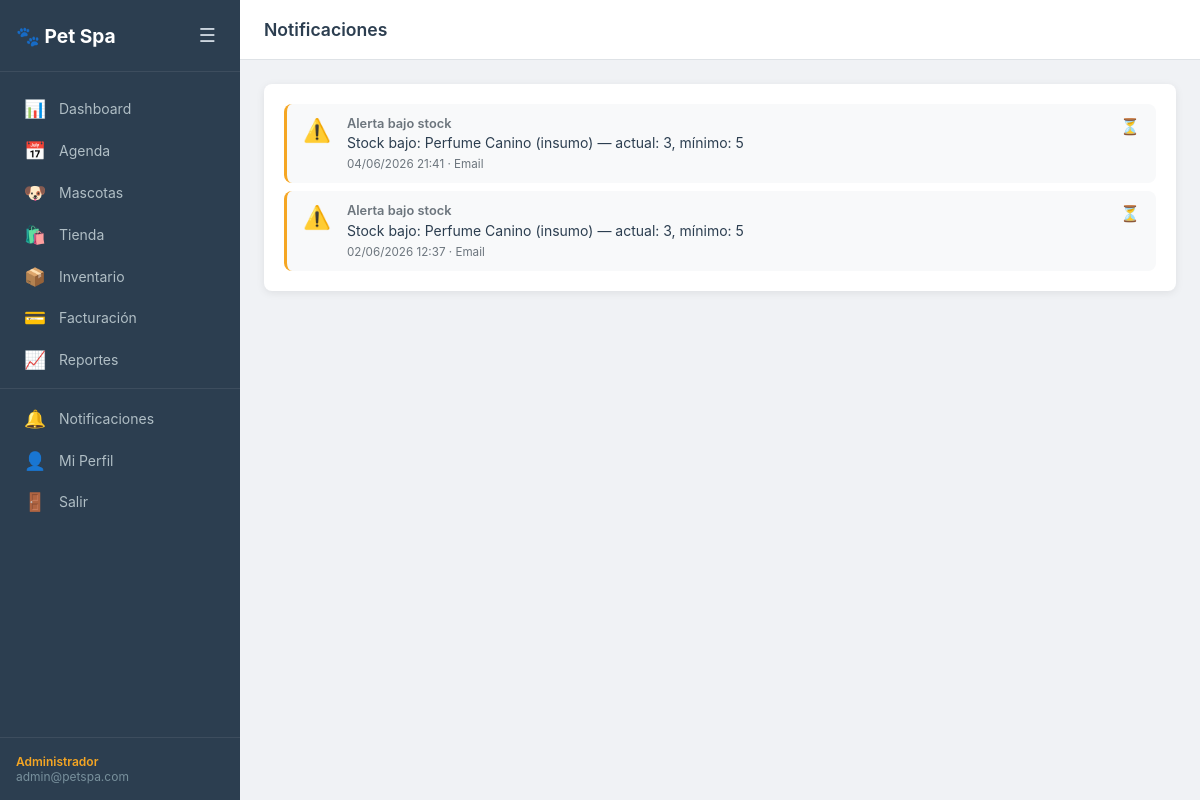
Screenshot of /notificaciones/ (signed in) with the database file from the repository.
### apps/usuarios/models.py (models this page shows, shortened)
class Usuario(AbstractUser):
    rol                = models.ForeignKey(Rol, on_delete=models.SET_NULL, null=True, blank=True)
    telefono           = models.CharField(max_length=20, blank=True)
    email              = models.EmailField(unique=True)
    email_verificado   = models.BooleanField(default=False)
    token_activacion   = models.CharField(max_length=64, blank=True)
    token_expiracion   = models.DateTimeField(null=True, blank=True)
    intentos_fallidos  = models.IntegerField(default=0)
    bloqueado_hasta    = models.DateTimeField(null=True, blank=True)
    two_factor_secret  = models.CharField(max_length=32, blank=True)
    two_factor_activo  = models.BooleanField(default=False)
    ultimo_acceso      = models.DateTimeField(null=True, blank=True)
    USERNAME_FIELD = 'email'
    REQUIRED_FIELDS = ['username']
    class Meta:
        verbose_name = 'Usuario'
        verbose_name_plural = 'Usuarios'

class Rol(models.Model):
    NOMBRES = [
        ('admin', 'Administrador'),
        ('recepcion', 'Recepción'),
        ('groomer', 'Groomer'),
        ('cliente', 'Cliente'),
    ]
    nombre      = models.CharField(max_length=50, unique=True, choices=NOMBRES)
    descripcion = models.TextField(blank=True)
    def __str__(self):
        return self.get_nombre_display()

### apps/notificaciones/models.py (models this page shows, shortened)
class Notificacion(models.Model):
    CANAL = [('email', 'Email'), ('whatsapp', 'WhatsApp'), ('sms', 'SMS')]
    EVENTO = [
        ('confirmacion', 'Confirmación de cita'),
        ('recordatorio_24h', 'Recordatorio 24h'),
        ('recordatorio_2h', 'Recordatorio 2h'),
        ('listo_recoger', 'Listo para recoger'),
        ('encuesta', 'Encuesta post-servicio'),
        ('bajo_stock', 'Alerta bajo stock'),
        ('bienvenida', 'Bienvenida'),
        ('activacion', 'Activación de cuenta'),
    ]
    destinatario       = models.ForeignKey(Usuario, on_delete=models.CASCADE, related_name='notificaciones')
    tipo_canal         = models.CharField(max_length=20, choices=CANAL, default='email')
    tipo_evento        = models.CharField(max_length=30, choices=EVENTO)
    destino            = models.CharField(max_length=200)
    mensaje            = models.TextField()
    fecha_programacion = models.DateTimeField()
    fecha_envio        = models.DateTimeField(null=True, blank=True)
    exitoso            = models.BooleanField(default=False)
    intentos           = models.IntegerField(default=0)
    cita               = models.ForeignKey('agenda.Cita', null=True, blank=True,
                             on_delete=models.SET_NULL, related_name='notificaciones')
    class Meta:
        ordering = ['-fecha_programacion']

### apps/notificaciones/views.py (the view)
# urls.py: path('', views.mis_notificaciones, name='lista'),
@login_requerido
def mis_notificaciones(request):
    notifs = Notificacion.objects.filter(destinatario=request.user).order_by('-fecha_programacion')[:50]
    return render(request, 'notificaciones/lista.html', {'notificaciones': notifs})

### templates/notificaciones/lista.html (shortened to what this page needs)
{% extends 'base.html' %}
{% block page_title %}Notificaciones{% endblock %}
{% block content %}
<div class="card">
  <div class="card-body">
    {% if notificaciones %}
    <div class="notif-list">
      {% for n in notificaciones %}
      <div class="notif-item {% if not n.exitoso %}notif-pending{% endif %}">
        <div class="notif-icon">
          {% if n.tipo_evento == 'confirmacion' %}📅
          {% elif n.tipo_evento == 'recordatorio_24h' or n.tipo_evento == 'recordatorio_2h' %}⏰
          {% elif n.tipo_evento == 'listo_recoger' %}✅
          {% elif n.tipo_evento == 'bajo_stock' %}⚠️
          {% else %}🔔{% endif %}
        </div>
        <div class="notif-content">
          <span class="notif-tipo">{{ n.get_tipo_evento_display }}</span>
          <p>{{ n.mensaje }}</p>
          <small class="text-muted">{{ n.fecha_programacion|date:"d/m/Y H:i" }} · {{ n.get_tipo_canal_display }}</small>
        </div>
        <span class="notif-estado">{% if n.exitoso %}✅{% else %}⏳{% endif %}</span>
      </div>
      {% endfor %}
    </div>
    {% else %}
    <div class="empty-state">
      <div class="empty-icon">🔔</div>
      <p>No tienes notificaciones.</p>
    </div>
    {% endif %}
  </div>
</div>
{% endblock %}

### templates/base.html (shortened to what this page needs)
{% load static %}
<!DOCTYPE html>
<html lang="es">
<head>
  <link rel="stylesheet" href="{% static 'css/base.css' %}">
</head>
<body>
<div class="layout">
  <aside class="sidebar" id="sidebar">
    <div class="sidebar-header">
      <span class="logo">🐾 Pet Spa</span>
      <button class="sidebar-toggle" onclick="toggleSidebar()">☰</button>
    </div>
    <nav class="sidebar-nav">
      <a href="{% url 'dashboard:inicio' %}" class="nav-item {% if request.resolver_match.namespace == 'dashboard' %}active{% endif %}">
        <span class="nav-icon">📊</span><span class="nav-label">Dashboard</span>
      </a>
      {% if user.rol.nombre != 'cliente' %}
      <a href="{% url 'agenda:calendario' %}" class="nav-item {% if request.resolver_match.namespace == 'agenda' %}active{% endif %}">
        <span class="nav-icon">📅</span><span class="nav-label">Agenda</span>
      </a>
      {% endif %}
      <a href="{% url 'mascotas:lista' %}" class="nav-item {% if request.resolver_match.namespace == 'mascotas' %}active{% endif %}">
        <span class="nav-icon">🐶</span><span class="nav-label">Mascotas</span>
      </a>
      <a href="{% url 'tienda:catalogo' %}" class="nav-item {% if request.resolver_match.namespace == 'tienda' %}active{% endif %}">
        <span class="nav-icon">🛍️</span><span class="nav-label">Tienda</span>
      </a>
      {% if user.rol.nombre in 'admin,recepcion' %}
      <a href="{% url 'inventario:lista' %}" class="nav-item {% if request.resolver_match.namespace == 'inventario' %}active{% endif %}">
        <span class="nav-icon">📦</span><span class="nav-label">Inventario</span>
      </a>
      <a href="{% url 'facturacion:lista' %}" class="nav-item {% if request.resolver_match.namespace == 'facturacion' %}active{% endif %}">
        <span class="nav-icon">💳</span><span class="nav-label">Facturación</span>
      </a>
      {% endif %}
      {% if user.rol.nombre == 'admin' %}
      <a href="{% url 'dashboard:ocupacion' %}" class="nav-item">
        <span class="nav-icon">📈</span><span class="nav-label">Reportes</span>
      </a>
      {% endif %}
      <div class="nav-divider"></div>
      <a href="{% url 'notificaciones:lista' %}" class="nav-item">
        <span class="nav-icon">🔔</span><span class="nav-label">Notificaciones</span>
      </a>
      <a href="{% url 'usuarios:perfil' %}" class="nav-item">
        <span class="nav-icon">👤</span><span class="nav-label">Mi Perfil</span>
      </a>
      <a href="{% url 'usuarios:logout' %}" class="nav-item nav-logout">
        <span class="nav-icon">🚪</span><span class="nav-label">Salir</span>
      </a>
    </nav>
    <div class="sidebar-footer">
      <span class="user-rol">{{ user.rol }}</span>
      <span class="user-email">{{ user.email }}</span>
    </div>
  </aside>
  <main class="main-content">
    <header class="topbar">
      <h1 class="page-title">{% block page_title %}{% endblock %}</h1>
    </header>
    <div class="content-body">
      {% block content %}{% endblock %}
    </div>
  </main>
</div>
</body>
</html>

### static/css/base.css (style rules this page uses)
:root { --primary: #4A90D9; --primary-dk: #3070b3; --secondary: #F5A623; --success: #28a745; --danger: #dc3545; --warning: #ffc107; --info: #17a2b8; --dark: #2C3E50; --gray: #6c757d; --light: #f8f9fa; --border: #dee2e6; --sidebar-w: 240px; --topbar-h: 60px; --radius: 8px; --shadow: 0 2px 8px rgba(0,0,0,.08); --shadow-md: 0 4px 16px rgba(0,0,0,.12); }
*, *::before, *::after { box-sizing: border-box; margin: 0; padding: 0; }
body { font-family: -apple-system, BlinkMacSystemFont, 'Segoe UI', Roboto, sans-serif; font-size: 14px; color: var(--dark); background: #f0f2f5; min-height: 100vh; }
a { color: var(--primary); text-decoration: none; }
.layout { display: flex; min-height: 100vh; }
.sidebar { width: var(--sidebar-w); background: var(--dark); color: #cdd6df; display: flex; flex-direction: column; position: fixed; top: 0; left: 0; bottom: 0; z-index: 100; transition: transform .25s; }
.sidebar-header { display: flex; align-items: center; justify-content: space-between; padding: 1.25rem 1rem; border-bottom: 1px solid rgba(255,255,255,.08); }
.logo { font-size: 1.2rem; font-weight: 700; color: #fff; }
.sidebar-toggle, .menu-btn { background: none; border: none; color: #cdd6df; font-size: 1.2rem; cursor: pointer; padding: .25rem .5rem; }
.sidebar-nav { flex: 1; padding: 1rem 0; overflow-y: auto; }
.nav-item { display: flex; align-items: center; gap: .75rem; padding: .65rem 1.25rem; color: #b0bec5; transition: background .15s, color .15s; border-left: 3px solid transparent; }
.nav-icon { font-size: 1.1rem; width: 24px; text-align: center; }
.nav-divider { height: 1px; background: rgba(255,255,255,.08); margin: .5rem 0; }
.sidebar-footer { padding: 1rem; border-top: 1px solid rgba(255,255,255,.08); font-size: .75rem; }
.user-rol { display: block; color: var(--secondary); font-weight: 600; }
.user-email { display: block; color: #78909c; white-space: nowrap; overflow: hidden; text-overflow: ellipsis; }
.main-content { margin-left: var(--sidebar-w); flex: 1; display: flex; flex-direction: column; min-height: 100vh; }
.topbar { height: var(--topbar-h); background: #fff; border-bottom: 1px solid var(--border); display: flex; align-items: center; padding: 0 1.5rem; gap: 1rem; position: sticky; top: 0; z-index: 50; }
.page-title { flex: 1; font-size: 1.1rem; font-weight: 600; }
.content-body { padding: 1.5rem; }
.card { background: #fff; border-radius: var(--radius); box-shadow: var(--shadow); overflow: hidden; }
.card-body { padding: 1.25rem; }
.notif-list { display: flex; flex-direction: column; gap: .5rem; }
.notif-item { display: flex; align-items: flex-start; gap: 1rem; padding: .75rem 1rem; border-radius: var(--radius); background: #f8f9fa; border-left: 3px solid var(--border); }
.notif-pending { border-left-color: var(--secondary); }
.notif-icon { font-size: 1.4rem; }
.notif-content { flex: 1; }
.notif-tipo { font-weight: 600; font-size: .8rem; color: var(--gray); display: block; }
.notif-content p { margin: .2rem 0; }
.notif-estado { font-size: 1rem; }
.text-muted { color: var(--gray); }

### rows the page displays
Usuario: rol "Administrador", email "admin@petspa.com"
Notificacion: tipo_evento "Alerta bajo stock", mensaje "Stock bajo: Perfume Canino (insumo) — actual: 3, mínimo: 5", fecha_programacion "04/06/2026 21:41", tipo_canal "Email"
Notificacion: tipo_evento "Alerta bajo stock", mensaje "Stock bajo: Perfume Canino (insumo) — actual: 3, mínimo: 5", fecha_programacion "02/06/2026 12:37", tipo_canal "Email"
